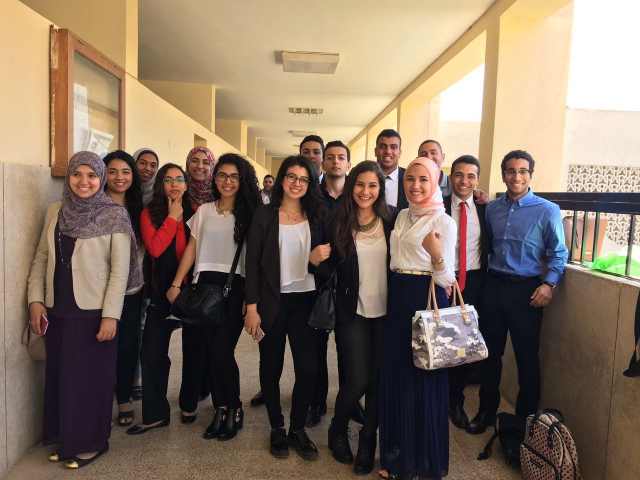
#> input picture IMG_5403.JPG, 1280 x 960 px (shown at 1/2 size)
$ python -i skinseg.py   (imports and definitions only)   (older library calls are emulated)
#> lines starting #> are read from the running program, lines starting #| are printed output that depends on the picture
from commonfunctions import *
from skimage.filters import gaussian
from skimage.color import rgb2ycbcr
from skimage.color import rgb2hsv
from skimage.color import rgb2gray
from skimage.transform import resize
from skimage.morphology import erosion, dilation,binary_closing,binary_opening,binary_erosion,binary_dilation
from skimage.measure import find_contours
import numpy as np
import math
import cv2


def getfaces(img):

    imgRGB=img
    imgHSV=rgb2hsv(img)
#> imgHSV: shape (960, 1280, 3) float64; mean of channels 0, 1, 2 0.277, 0.325, 0.525
    imgYCbCr=rgb2ycbcr(img)
#> imgYCbCr: shape (960, 1280, 3) float64; mean of channels 0, 1, 2 115.8, 118.2, 137


    ##RGB
    R = imgRGB[:,:,0]
    G = imgRGB[:,:,1]
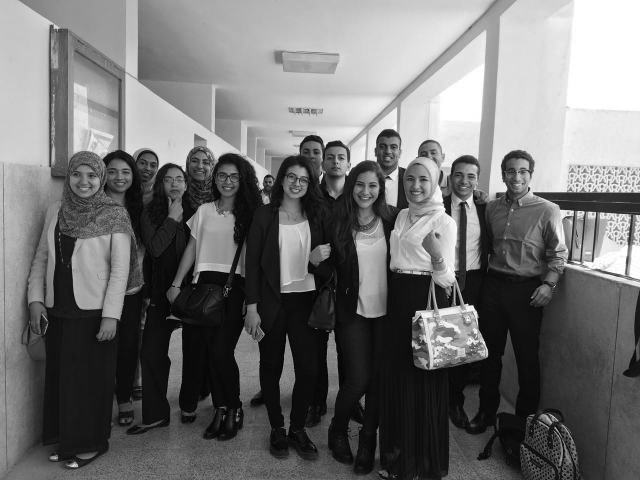
#> G: shape (960, 1280) (shown at 1/2 size); min 0, max 255, mean 112.8
    B = imgRGB[:,:,2]
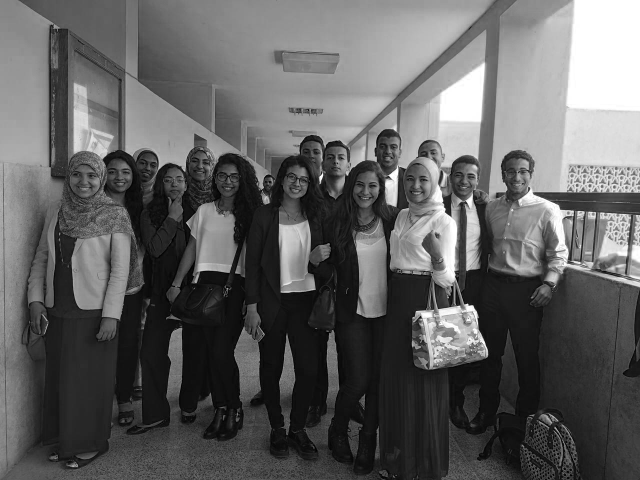
#> B: shape (960, 1280) (shown at 1/2 size); min 0, max 255, mean 96.6
    ##HSV
    H = imgHSV[:,:,0]
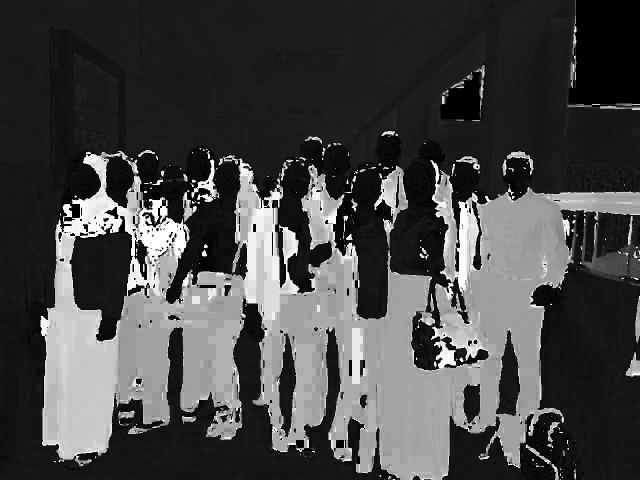
#> H: shape (960, 1280) float64 (shown at 1/2 size); min 0, max 0.999, mean 0.277
    S = imgHSV[:,:,1]
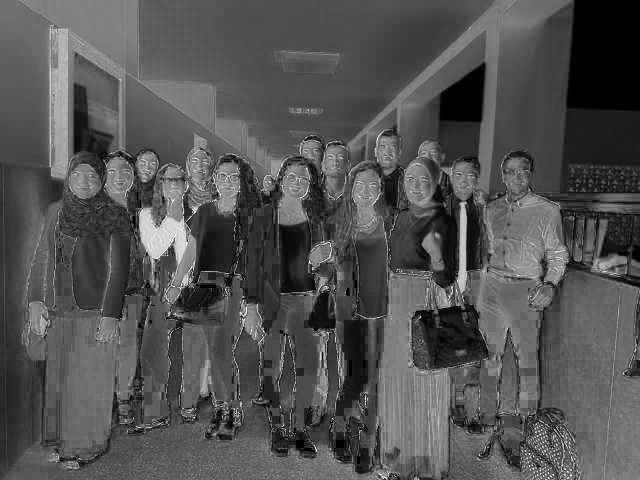
#> S: shape (960, 1280) float64 (shown at 1/2 size); min 0, max 1, mean 0.325
    V = imgHSV[:,:,2]
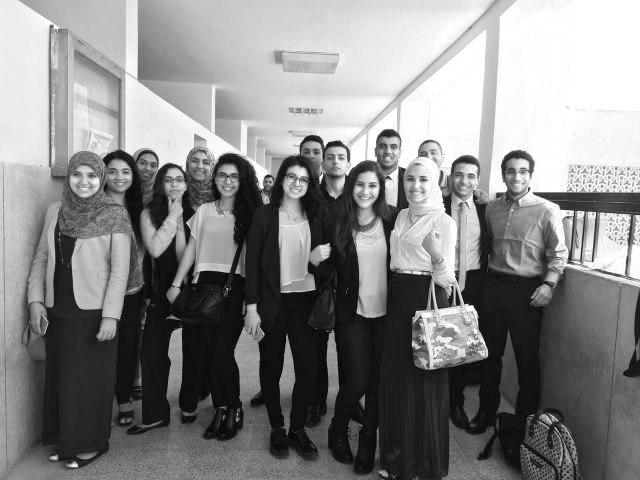
#> V: shape (960, 1280) float64 (shown at 1/2 size); min 0, max 1, mean 0.525
    ##YCbCr
    y = imgYCbCr[:,:,0]
    cb = imgYCbCr[:,:,1]
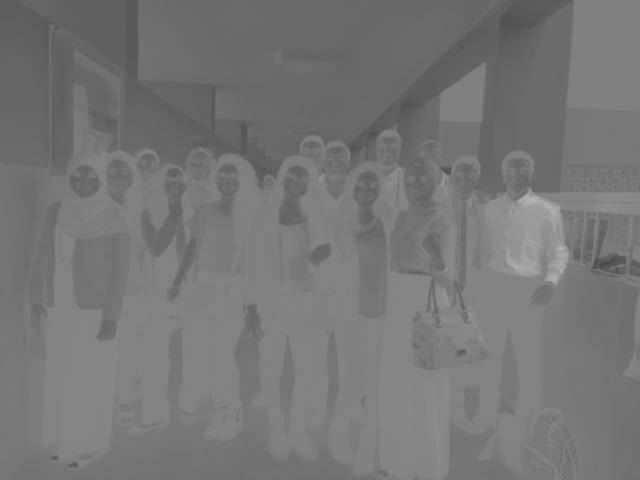
#> cb: shape (960, 1280) float64 (shown at 1/2 size); min 72.55, max 184.1, mean 118.2
    cr = imgYCbCr[:,:,2]
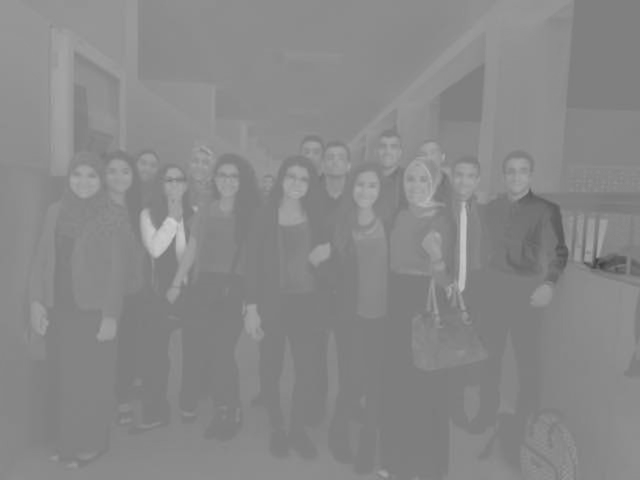
#> cr: shape (960, 1280) float64 (shown at 1/2 size); min 61.05, max 207.1, mean 137

    #(R>50) && (G>40) && (B>20) && [max{max(R,G),B}– min{min(R,G),B}]>10) && (R – G >= 10) && (R>G) && (R>B)


    #Eq1
    part1=np.zeros((imgRGB.shape[0],imgRGB.shape[1]))
    part2=np.zeros((imgRGB.shape[0],imgRGB.shape[1]))
    part3=np.zeros((imgRGB.shape[0],imgRGB.shape[1]))
    part4=np.zeros((imgRGB.shape[0],imgRGB.shape[1]))
    part5=np.zeros((imgRGB.shape[0],imgRGB.shape[1]))


    part1[R>50]=1
    part2[B>20]=1
    #part1[abs(max(max(R,G),B)-min(min(R,G),B))>10]=1
    part3[abs(R-G)>=10]=1
    part4[abs(R>G)]=1
    part5[abs(R>B)]=1
    out12=np.logical_and(part1,part2)
    out34=np.logical_and(part3,part4)
    out125=np.logical_and(out12,part5)
    Equation1=np.logical_and(out125,out34)


    #eq2
    part1=np.zeros((imgRGB.shape[0],imgRGB.shape[1]))
    part2=np.zeros((imgRGB.shape[0],imgRGB.shape[1]))
    part3=np.zeros((imgRGB.shape[0],imgRGB.shape[1]))
    part4=np.zeros((imgRGB.shape[0],imgRGB.shape[1]))
    part5=np.zeros((imgRGB.shape[0],imgRGB.shape[1]))
    part6=np.zeros((imgRGB.shape[0],imgRGB.shape[1]))


    part1[R>220]=1
    part2[B>170]=1
    part3[G>210]=1
    part4[abs(G>B)]=1
    part5[abs(R>B)]=1
    part6[abs(R-G)<=15]=1

    out12=np.logical_and(part1,part2)
    out34=np.logical_and(part3,part4)
    out56=np.logical_and(part6,part5)
    out1234=np.logical_and(out12,out34)
    Equation2=np.logical_and(out1234,out56)


    ruleA=np.logical_or(Equation1,Equation2)


    #eq3
    part1=np.zeros((imgYCbCr.shape[0],imgYCbCr.shape[1]))
    part2=np.zeros((imgYCbCr.shape[0],imgYCbCr.shape[1]))


    part1[cb<=130]=1
    part2[cr>=140]=1

    RuleB=np.logical_and(part1,part2)


    #eq7
    part1=np.zeros((imgHSV.shape[0],imgHSV.shape[1]))
    part2=np.zeros((imgHSV.shape[0],imgHSV.shape[1]))

    part1[H>=0]=1
    part2[H<=50]=1

    Equation7=np.logical_and(part1,part2)


    #eq8
    part1=np.zeros((imgHSV.shape[0],imgHSV.shape[1]))
    part2=np.zeros((imgHSV.shape[0],imgHSV.shape[1]))

    part1[S>=0.1]=1
    part2[S<=0.9]=1

    Equation8=np.logical_and(part1,part2)
    RuleC=np.logical_and(Equation8,Equation7)


    RuleBC=np.logical_and(RuleC,RuleB)
    skin=np.logical_and(RuleBC,ruleA)

    #show_images([skin])

    selem=np.array([[1,1,1,1,1],[1,1,1,1,1],[1,1,1,1,1],[1,1,1,1,1],[1,1,1,1,1]])

    #skin=binary_closing(skin,selem=selem);
    '''
    show_images([skin])
    skin=binary_erosion(skin,selem=selem);
    show_images([skin])
    skin=binary_erosion(skin,selem=selem);


    show_images([skin])
    skin=binary_dilation(skin,selem=selem);
    show_images([skin])
    skin=binary_dilation(skin,selem=selem);
    '''
    #show_images([skin])
    #print(skin)


    output = cv2.connectedComponentsWithStats(skin.astype('uint8'), 4)


    num_labels = output[0]
    labels = output[1]
    #for i in range()
    stats = output[2]
    lblareas = stats[1:,cv2.CC_STAT_AREA]

    #index = max(enumerate(lblareas), key=(lambda x: x[1]))[0] + 1
    #print(index)
    lblareas[lblareas<1500]=0
    #print(lblareas)
    #print(remaining)
    #index2= np.argmax(lblareas)+1
    areas=[]
    for i in range(len(lblareas)):
        if lblareas[i]!=0:
            #print(i)
            x = stats[i+1, cv2.CC_STAT_LEFT]
            y = stats[i+1, cv2.CC_STAT_TOP]
            w = stats[i+1, cv2.CC_STAT_WIDTH]
            h = stats[i+1, cv2.CC_STAT_HEIGHT]
            ratio=w/h
            #(ratio<0.4 || ratio>1.1)
            if ratio>0.4 and ratio<1.1:
                #out=cv2.rectangle(img, (x, y), (x + w, y + h), (255, 0, 0), 2)
                areas.append([int(w),int(h),int(x),int(y)])
                #show_images([out])
    #print(stats.shape)

    contours, hierarchy = cv2.findContours(skin.astype('uint8'),cv2.RETR_EXTERNAL,cv2.CHAIN_APPROX_NONE)
    #print(contours)
    thickness = -1
    faces=[]
    for ind, cont in enumerate(contours):
        if(len(cont)>5):
            (x,y),(MA,ma),angle = cv2.fitEllipse(cont)
            if(MA/ma >0.25 and MA/ma<0.97):
                for i in range(len(areas)):
                    if MA*ma/(areas[i][0]*areas[i][1]) >0.65 and areas[i][2]<x<areas[i][2]+areas[i][0] and areas[i][3]<y<(areas[i][3]+areas[i][1]):
                        # [4 lines of commented-out code are left out]
                        faces.append([areas[i][2],areas[i][3],areas[i][0], areas[i][1]])
    return faces

>>> import cv2
>>> picture = cv2.cvtColor(cv2.imread('IMG_5403.JPG'), cv2.COLOR_BGR2RGB)
>>> result = getfaces(picture)
#> result = [[487, 608, 41, 75], [192, 608, 41, 75], [1168, 557, 112, 182], [800, 457, 91, 93], [557, 329, 61, 124], [419, 328, 60, 108], [194, 317, 71, 137], [273, 307, 45, 54]]

$ run again, on download.jpg
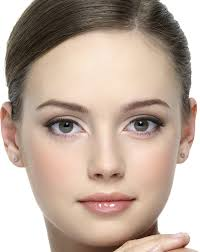
#> input picture download.jpg, 200 x 252 px
#> imgHSV: shape (252, 200, 3) float64; mean of channels 0, 1, 2 0.089, 0.201, 0.746
#> imgYCbCr: shape (252, 200, 3) float64; mean of channels 0, 1, 2 166, 119.2, 137.6
#> in getfaces, `cb = imgYCbCr[:,:,1]`:
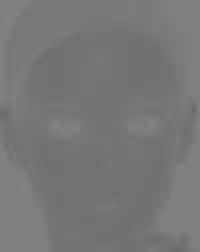
#> cb: shape (252, 200) float64; min 103.1, max 133.9, mean 119.2
#> in getfaces, `cr = imgYCbCr[:,:,2]`:
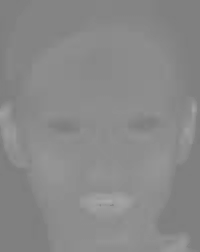
#> cr: shape (252, 200) float64; min 123.5, max 169.3, mean 137.6
#> result = [[28, 32, 161, 220]]

$ run again, on download1.jpg
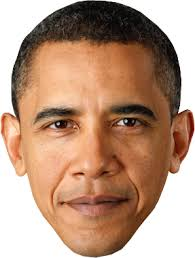
#> input picture download1.jpg, 195 x 258 px
#> imgHSV: shape (258, 195, 3) float64; mean of channels 0, 1, 2 0.0768, 0.361, 0.728
#> imgYCbCr: shape (258, 195, 3) float64; mean of channels 0, 1, 2 152.5, 113.1, 144.7
#> in getfaces, `cb = imgYCbCr[:,:,1]`:
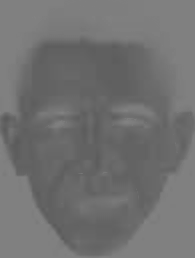
#> cb: shape (258, 195) float64; min 90.25, max 132.6, mean 113.1
#> in getfaces, `cr = imgYCbCr[:,:,2]`:
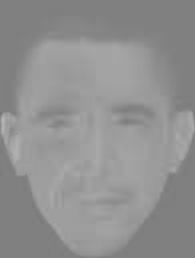
#> cr: shape (258, 195) float64; min 114.1, max 183.4, mean 144.7
#> result = [[0, 36, 195, 220]]
